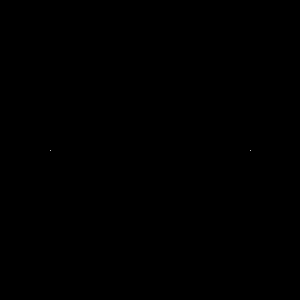
Frame 1 (no input)
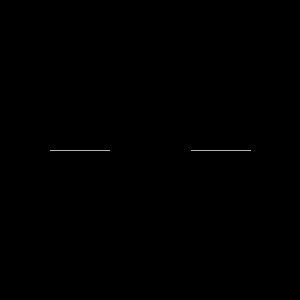
Frame 60 (the mouse pressed at the canvas centre just before this capture)
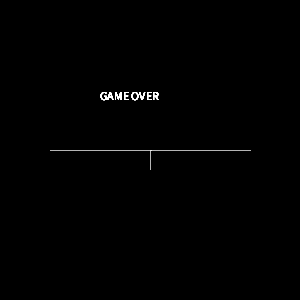
Frame 120 (the mouse held since frame 60 and released just before this capture)

The Processing sketch that drew these frames (run headless with seeded random() and noise(); from frame 60 on, the mouse is pressed at the canvas centre):

// Processing sketch: processing_78103
// ── processing_78103.pde

//Michael Huang CP1 Block 7
//TRON


int x=50;
int y=150;
int direction=RIGHT;
int compX=250;
int compY=150;
int compDir=LEFT;
boolean gameOver= false;
boolean youWin=false;



void setup()
{
  size(300,300);
  background(0);
}
 void draw()
 {
   if (gameOver==true)
   {
     text("GAME OVER",100,100);
   }
   else
   {
   if (get(x,y) !=color(0))
   {
     gameOver=true;
   }
   if (youWin==true)
   {
     text("YOU WIN",100,100);
   }
   else 
   {
     if (get(compX,compY) !=color(0))
   
     youWin=true;
   }
   
   stroke(255,255,255);
   point(x,y);
   }
   if (direction==RIGHT)
   {
   x++;
   }
   else if (direction==LEFT)
   {
     x--;
   }
   else if (direction==DOWN)
   {
     y++;
   }
    else if (direction ==UP)
   {
    y--;
   } 
 
   
   
   point(compX,compY);
   if (compDir==LEFT)
   {
   compX--;
   if(get(compX-1,compY) !=color(0,0,0))
    
    compDir=DOWN;
   }
   else if (compDir==RIGHT)
   {
    compX++;
    if(get(compX+1,compY) !=color(0,0,0))
    compDir=UP;
   }
   else if (compDir==DOWN)
   {
     compY++;
      if(get(compX,compY+1) !=color(0,0,0))
     compDir=RIGHT;
   }
   else if (compDir==UP)
   {
     compY--;
     if(get(compX,compY-1) !=color(0,0,0))
     compDir=LEFT;
     
   }
   
 }     

 
 void keyPressed()
 {
   if (key=='a')
   {
     direction= LEFT;
   }
     else if (key=='d')
   {
     direction =RIGHT;
   }
   else if (key=='s')
   {
     direction= DOWN;
   }
   else if (key=='w')
   {
     direction= UP;
   } 
}
